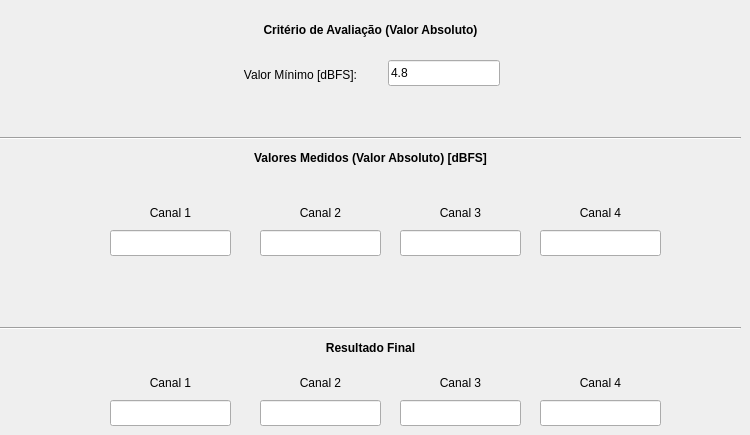
   <widget class="QWidget" name="Tab_SFDR">
    <attribute name="title">
     <string>SFDR</string>
    </attribute>
    <widget class="Line" name="line_7">
     <property name="geometry">
      <rect>
       <x>0</x>
       <y>130</y>
       <width>741</width>
       <height>16</height>
      </rect>
     </property>
     <property name="orientation">
      <enum>Qt::Horizontal</enum>
     </property>
    </widget>
    <widget class="QLabel" name="label_51">
     <property name="geometry">
      <rect>
       <x>230</x>
       <y>60</y>
       <width>141</width>
       <height>31</height>
      </rect>
     </property>
     <property name="text">
      <string>&lt;html&gt;&lt;head/&gt;&lt;body&gt;&lt;p align=&quot;center&quot;&gt;Valor Mínimo [dBFS]:&lt;/p&gt;&lt;/body&gt;&lt;/html&gt;</string>
     </property>
    </widget>
    <widget class="QLabel" name="label_52">
     <property name="geometry">
      <rect>
       <x>0</x>
       <y>20</y>
       <width>741</width>
       <height>20</height>
      </rect>
     </property>
     <property name="text">
      <string>&lt;html&gt;&lt;head/&gt;&lt;body&gt;&lt;p align=&quot;center&quot;&gt;&lt;span style=&quot; font-weight:600;&quot;&gt;Critério de Avaliação (Valor Absoluto)&lt;/span&gt;&lt;/p&gt;&lt;/body&gt;&lt;/html&gt;</string>
     </property>
    </widget>
    <widget class="QLineEdit" name="SFDR_CRITERIO">
     <property name="geometry">
      <rect>
       <x>388</x>
       <y>60</y>
       <width>112</width>
       <height>26</height>
      </rect>
     </property>
     <property name="text">
      <string>4.8</string>
     </property>
    </widget>
    <widget class="QLabel" name="label_54">
     <property name="geometry">
      <rect>
       <x>0</x>
       <y>150</y>
       <width>741</width>
       <height>16</height>
      </rect>
     </property>
     <property name="text">
      <string>&lt;html&gt;&lt;head/&gt;&lt;body&gt;&lt;p align=&quot;center&quot;&gt;&lt;span style=&quot; font-weight:600;&quot;&gt;Valores Medidos (Valor Absoluto) [dBFS]&lt;/span&gt;&lt;/p&gt;&lt;/body&gt;&lt;/html&gt;</string>
     </property>
    </widget>
    <widget class="QLabel" name="label_60">
     <property name="geometry">
      <rect>
       <x>0</x>
       <y>340</y>
       <width>741</width>
       <height>16</height>
      </rect>
     </property>
     <property name="text">
      <string>&lt;html&gt;&lt;head/&gt;&lt;body&gt;&lt;p align=&quot;center&quot;&gt;&lt;span style=&quot; font-weight:600;&quot;&gt;Resultado Final&lt;/span&gt;&lt;/p&gt;&lt;/body&gt;&lt;/html&gt;</string>
     </property>
    </widget>
    <widget class="QLineEdit" name="SFDR_RESULT_CH2">
     <property name="geometry">
      <rect>
       <x>260</x>
       <y>400</y>
       <width>121</width>
       <height>26</height>
      </rect>
     </property>
    </widget>
    <widget class="QLineEdit" name="SFDR_RESULT_CH1">
     <property name="geometry">
      <rect>
       <x>110</x>
       <y>400</y>
       <width>121</width>
       <height>26</height>
      </rect>
     </property>
    </widget>
    <widget class="QLineEdit" name="SFDR_RESULT_CH4">
     <property name="geometry">
      <rect>
       <x>540</x>
       <y>400</y>
       <width>121</width>
       <height>26</height>
      </rect>
     </property>
    </widget>
    <widget class="Line" name="line_8">
     <property name="geometry">
      <rect>
       <x>0</x>
       <y>320</y>
       <width>741</width>
       <height>16</height>
      </rect>
     </property>
     <property name="orientation">
      <enum>Qt::Horizontal</enum>
     </property>
    </widget>
    <widget class="QLineEdit" name="SFDR_RESULT_CH3">
     <property name="geometry">
      <rect>
       <x>400</x>
       <y>400</y>
       <width>121</width>
       <height>26</height>
      </rect>
     </property>
    </widget>
    <widget class="QLabel" name="label_61">
     <property name="geometry">
      <rect>
       <x>260</x>
       <y>370</y>
       <width>121</width>
       <height>26</height>
      </rect>
     </property>
     <property name="text">
      <string>&lt;html&gt;&lt;head/&gt;&lt;body&gt;&lt;p align=&quot;center&quot;&gt;Canal 2&lt;/p&gt;&lt;/body&gt;&lt;/html&gt;</string>
     </property>
    </widget>
    <widget class="QLabel" name="label_62">
     <property name="geometry">
      <rect>
       <x>540</x>
       <y>370</y>
       <width>121</width>
       <height>26</height>
      </rect>
     </property>
     <property name="text">
      <string>&lt;html&gt;&lt;head/&gt;&lt;body&gt;&lt;p align=&quot;center&quot;&gt;Canal 4&lt;/p&gt;&lt;/body&gt;&lt;/html&gt;</string>
     </property>
    </widget>
    <widget class="QLabel" name="label_63">
     <property name="geometry">
      <rect>
       <x>110</x>
       <y>370</y>
       <width>121</width>
       <height>26</height>
      </rect>
     </property>
     <property name="text">
      <string>&lt;html&gt;&lt;head/&gt;&lt;body&gt;&lt;p align=&quot;center&quot;&gt;Canal 1&lt;/p&gt;&lt;/body&gt;&lt;/html&gt;</string>
     </property>
    </widget>
    <widget class="QLabel" name="label_64">
     <property name="geometry">
      <rect>
       <x>400</x>
       <y>370</y>
       <width>121</width>
       <height>26</height>
      </rect>
     </property>
     <property name="text">
      <string>&lt;html&gt;&lt;head/&gt;&lt;body&gt;&lt;p align=&quot;center&quot;&gt;Canal 3&lt;/p&gt;&lt;/body&gt;&lt;/html&gt;</string>
     </property>
    </widget>
    <widget class="QLabel" name="label_187">
     <property name="geometry">
      <rect>
       <x>110</x>
       <y>200</y>
       <width>121</width>
       <height>26</height>
      </rect>
     </property>
     <property name="text">
      <string>&lt;html&gt;&lt;head/&gt;&lt;body&gt;&lt;p align=&quot;center&quot;&gt;Canal 1&lt;/p&gt;&lt;/body&gt;&lt;/html&gt;</string>
     </property>
    </widget>
    <widget class="QLabel" name="label_188">
     <property name="geometry">
      <rect>
       <x>400</x>
       <y>200</y>
       <width>121</width>
       <height>26</height>
      </rect>
     </property>
     <property name="text">
      <string>&lt;html&gt;&lt;head/&gt;&lt;body&gt;&lt;p align=&quot;center&quot;&gt;Canal 3&lt;/p&gt;&lt;/body&gt;&lt;/html&gt;</string>
     </property>
    </widget>
    <widget class="QLineEdit" name="SFDR_VALOR_MEDIDO_CH4">
     <property name="geometry">
      <rect>
       <x>540</x>
       <y>230</y>
       <width>121</width>
       <height>26</height>
      </rect>
     </property>
    </widget>
    <widget class="QLineEdit" name="SFDR_VALOR_MEDIDO_CH1">
     <property name="geometry">
      <rect>
       <x>110</x>
       <y>230</y>
       <width>121</width>
       <height>26</height>
      </rect>
     </property>
    </widget>
    <widget class="QLabel" name="label_189">
     <property name="geometry">
      <rect>
       <x>260</x>
       <y>200</y>
       <width>121</width>
       <height>26</height>
      </rect>
     </property>
     <property name="text">
      <string>&lt;html&gt;&lt;head/&gt;&lt;body&gt;&lt;p align=&quot;center&quot;&gt;Canal 2&lt;/p&gt;&lt;/body&gt;&lt;/html&gt;</string>
     </property>
    </widget>
    <widget class="QLineEdit" name="SFDR_VALOR_MEDIDO_CH2">
     <property name="geometry">
      <rect>
       <x>260</x>
       <y>230</y>
       <width>121</width>
       <height>26</height>
      </rect>
     </property>
    </widget>
    <widget class="QLineEdit" name="SFDR_VALOR_MEDIDO_CH3">
     <property name="geometry">
      <rect>
       <x>400</x>
       <y>230</y>
       <width>121</width>
       <height>26</height>
      </rect>
     </property>
    </widget>
    <widget class="QLabel" name="label_190">
     <property name="geometry">
      <rect>
       <x>540</x>
       <y>200</y>
       <width>121</width>
       <height>26</height>
      </rect>
     </property>
     <property name="text">
      <string>&lt;html&gt;&lt;head/&gt;&lt;body&gt;&lt;p align=&quot;center&quot;&gt;Canal 4&lt;/p&gt;&lt;/body&gt;&lt;/html&gt;</string>
     </property>
    </widget>
   </widget>
